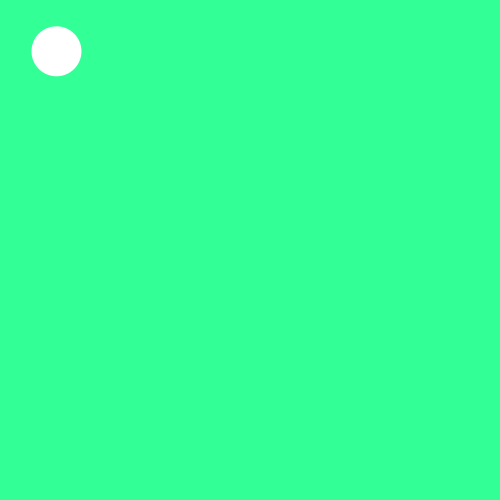
Frame 1 (no input)
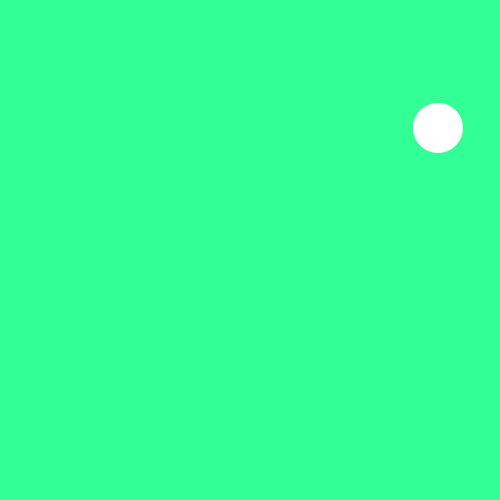
Frame 60 (the mouse pressed at the canvas centre just before this capture)
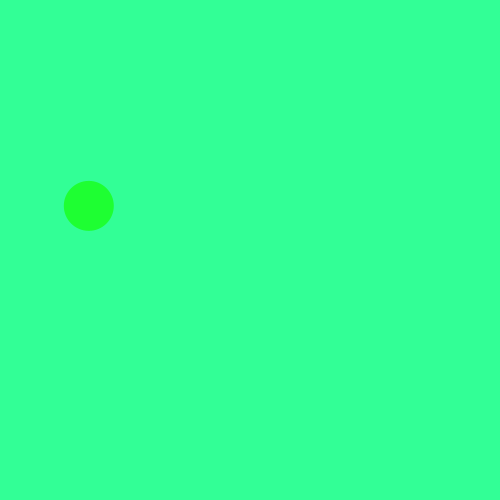
Frame 120 (the mouse held since frame 60 and released just before this capture)

The Processing sketch that drew these frames (run headless with seeded random() and noise(); from frame 60 on, the mouse is pressed at the canvas centre):

// Processing sketch: processing_33162
// ── processing_33162.pde

void setup() {
  size(500, 500);
}
 
float centerX = 50;
float centerY = 50;
float xspeed = random (10);
float yspeed = random (5);
 
 
void draw() {
  background(50, 300, 150);
   
  centerX = centerX + xspeed;
  centerY = centerY + yspeed;
 
  if (centerX > 550) {
    xspeed = xspeed * -2;
    fill(0, 50, 200);
  }
  else if (centerX < 50) {
    xspeed = xspeed * -2;
    fill (30, 255, 50);
  }
  else if (centerY > 550) {
    yspeed= yspeed *-2;
    fill (255, 30, 150);
  }
  else if (centerY < 50) {
    yspeed=yspeed * -2;
    fill (50, 60, 200);

  }
  noStroke();
  ellipse(centerX, centerY, 50, 50);
}
